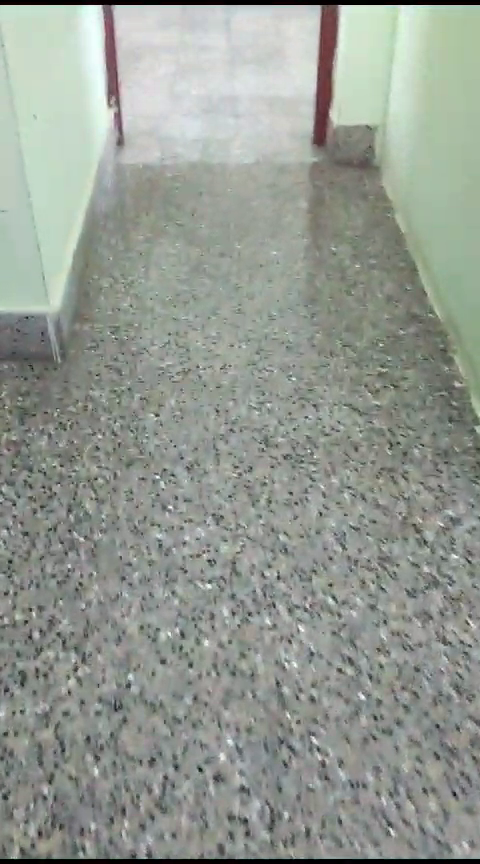
#> input picture frame 34 of test_video.mp4, 480 x 864 px, given in place of test video.mp4, which was not available
$ python 'visual odmetry.py'
#> lines starting #> are read from the running program, lines starting #| are printed output that depends on the picture; pictures that were not available may be replaced by others from this repository, and a replacement may not be noted
import cv2
import numpy as np

# Initialize parameters
MIN_NUM_FEATURES = 2000  # Minimum number of features to track
SCALE_FACTOR = 0.5  # Scale factor for resizing the input frames
FEATURE_PARAMS = dict(maxCorners=1000, qualityLevel=0.3, minDistance=7, blockSize=7)
LK_PARAMS = dict(winSize=(15, 15), maxLevel=2, criteria=(cv2.TERM_CRITERIA_EPS | cv2.TERM_CRITERIA_COUNT, 10, 0.03))

def preprocess_image(image):
    # Resize the image for faster processing
    height, width = image.shape[:2]
    new_height, new_width = int(height * SCALE_FACTOR), int(width * SCALE_FACTOR)
    resized_image = cv2.resize(image, (new_width, new_height))
    return resized_image

def feature_tracking(prev_img, curr_img, prev_points):
    curr_points, status, _ = cv2.calcOpticalFlowPyrLK(prev_img, curr_img, prev_points, None, **LK_PARAMS)
    status = status[:, 0]  # Flatten the status array to 1D

    # Filter points and status based on the valid status
    prev_points = prev_points[status == 1]
    curr_points = curr_points[status == 1]

    # Reinitialize feature points if the number of points becomes too small
    if len(prev_points) < MIN_NUM_FEATURES:
        prev_points = cv2.goodFeaturesToTrack(curr_img, mask=None, **FEATURE_PARAMS)

    return curr_points, prev_points


def main():
    # Initialize video capture
    video_path = "D:/FIVETH SEM/system thinking/test video.mp4"
    cap = cv2.VideoCapture(video_path)

    # Initialize the first frame and feature points
    ret, prev_frame = cap.read()
#> prev_frame is the input picture: shape (864, 480, 3); mean B, G, R 146.2, 154.1, 148.1
    if not ret:
        print("Error: Unable to read the video.")
        return

    prev_frame = preprocess_image(prev_frame)
    prev_gray = cv2.cvtColor(prev_frame, cv2.COLOR_BGR2GRAY)
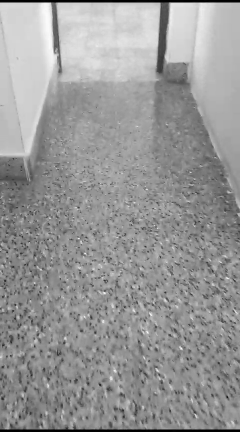
#> prev_gray: shape (432, 240); min 0, max 251, mean 151.4
    prev_points = cv2.goodFeaturesToTrack(prev_gray, mask=None, **FEATURE_PARAMS)
#> prev_points = [[54, 5], [170, 5], [158, 5], [9, 426], [70, 426], [41, 426], [110, 426]]

    # Initialize camera pose
    trajectory = []
    pose = np.eye(4)

    while True:
        ret, curr_frame = cap.read()
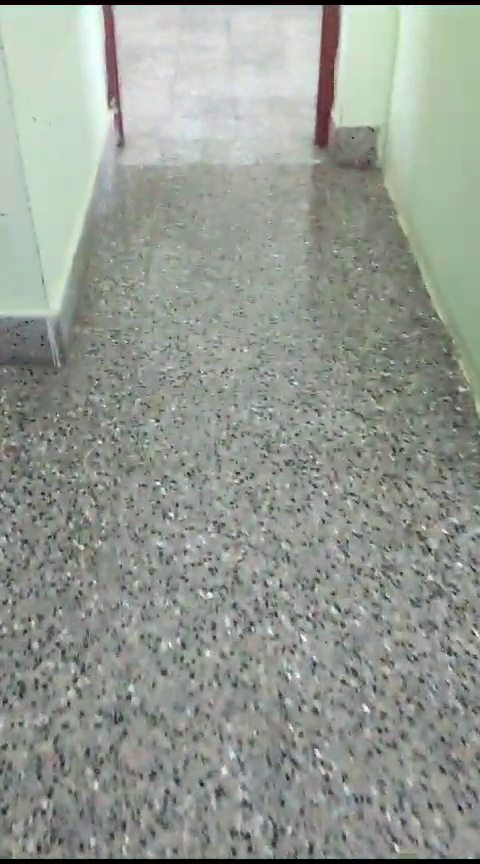
#> input picture frame 35 of test_video.mp4, 480 x 864 px, given in place of test video.mp4, which was not available
#> curr_frame is the input picture: shape (864, 480, 3); mean B, G, R 145.8, 153.9, 148.1
        if not ret:
            break

        # Preprocess current frame
        curr_frame = preprocess_image(curr_frame)
        curr_gray = cv2.cvtColor(curr_frame, cv2.COLOR_BGR2GRAY)
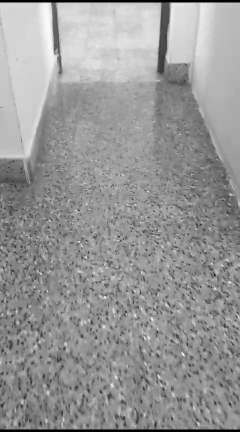
#> curr_gray: shape (432, 240); min 0, max 251, mean 151.3

        # Track feature points using Lucas-Kanade
        curr_points, prev_points = feature_tracking(prev_gray, curr_gray, prev_points)
#> in feature_tracking, `curr_points, status, _ = cv2.calcOpticalFlowPyrLK(prev_img, curr_img, ..`: curr_points = [[54.07, 5], [170.9, 5], [158.7, 5.01], [10.45, 426.1], [74.32, 426.3], [40.73, 426], [113.1, 426.1]]; status = [1, 1, 1, 1, 1, 1, 1]
#> in feature_tracking, `prev_points = cv2.goodFeaturesToTrack(curr_img, mask=None, **FEATURE_P..`: prev_points = [[54, 5], [171, 5], [159, 5], [155, 426], [19, 426], [197, 426], [120, 426], [118, 238], [23, 401], [85, 257]]

        # Estimate essential matrix and recover pose
#> (the run stopped early here; a loop or call above may not have finished)

$ run again, starting later in the video
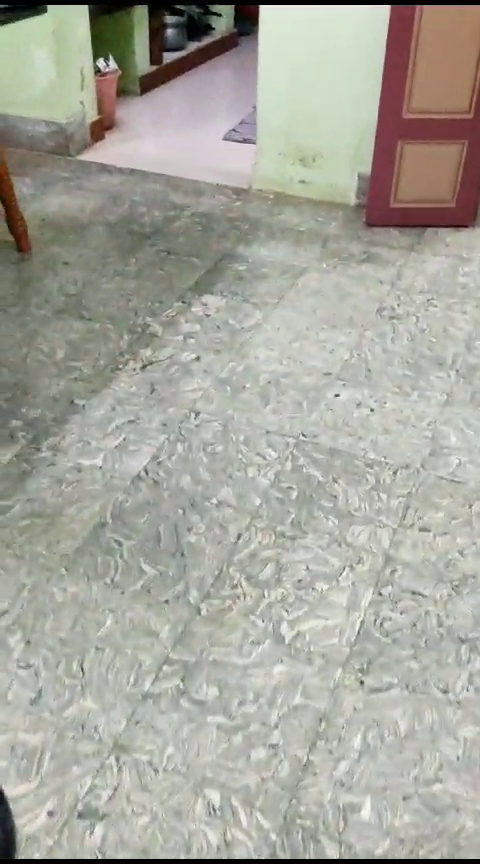
#> input picture frame 154 of test_video.mp4, 480 x 864 px, given in place of test video.mp4, which was not available
#> in main, prev_frame is the input picture: shape (864, 480, 3); mean B, G, R 157.4, 166.8, 167.1
#> in main, `prev_points = cv2.goodFeaturesToTrack(prev_gray, mask=None, **FEATURE_..`: prev_points = [[131, 5], [41, 5], [51, 31], [193, 5], [114, 5], [9, 426], [71, 4], [85, 14], [83, 28], [25, 4], [77, 33]]
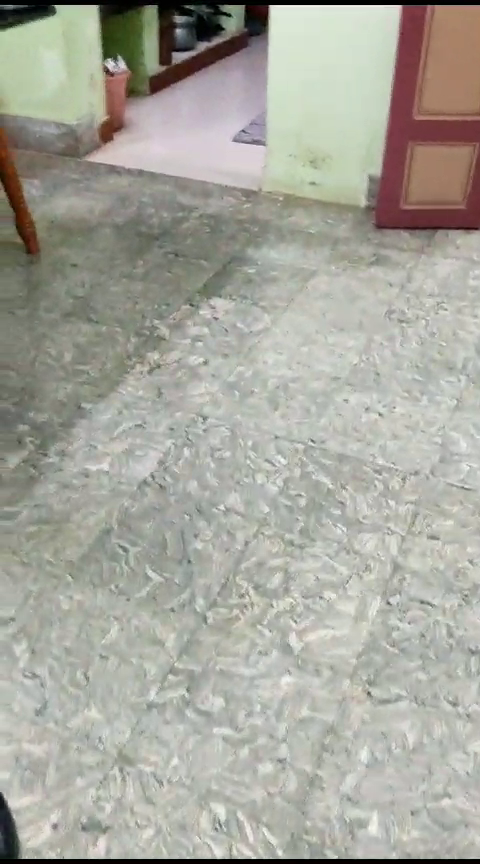
#> input picture frame 155 of test_video.mp4, 480 x 864 px, given in place of test video.mp4, which was not available
#> in main, curr_frame is the input picture: shape (864, 480, 3); mean B, G, R 157, 166.6, 167
#> in main, `curr_gray = cv2.cvtColor(curr_frame, cv2.COLOR_BGR2GRAY)`:
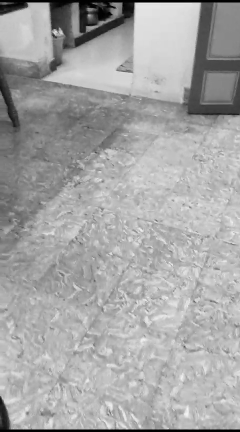
#> curr_gray: shape (432, 240); min 0, max 243, mean 165.7
#> in feature_tracking, `curr_points, status, _ = cv2.calcOpticalFlowPyrLK(prev_img, curr_img, ..`: curr_points = [[136, 5.02], [46.14, 5.02], [55.66, 31.25], [198.6, 5.01], [119.2, 5.06], [10.25, 425.9], [75.83, 3.99], [89.58, 13.98], [87.66, 28.09], [29.53, 4.15], [81.64, 33.15]]; status = [1, 1, 1, 1, 1, 1, 1, 1, 1, 1, 1]
#> in feature_tracking, `prev_points = cv2.goodFeaturesToTrack(curr_img, mask=None, **FEATURE_P..`: prev_points = [[136, 5], [47, 5], [199, 5], [119, 5], [56, 30], [76, 4], [29, 4], [89, 14], [11, 426], [88, 28], [110, 15]]
#> essential_matrix = [[0.000731, -0.000461, -0.0554], [-0.0365, 0.176, 0.682], [0.107, -0.675, 0.179]]
#> rotation = [[0.972, 0.236, 0.0109], [0.226, -0.94, 0.255], [0.0704, -0.245, -0.967]]; translation = [0.997, 0.076, 0.0191]

$ run again, starting later in the video
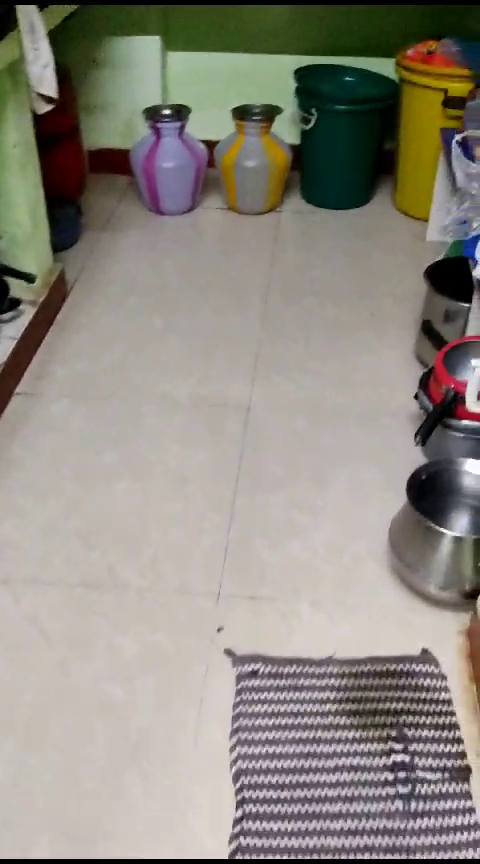
#> input picture frame 274 of test_video.mp4, 480 x 864 px, given in place of test video.mp4, which was not available
#> in main, prev_frame is the input picture: shape (864, 480, 3); mean B, G, R 130, 138.6, 143.4
#> in main, `prev_points = cv2.goodFeaturesToTrack(prev_gray, mask=None, **FEATURE_..`: prev_points = 69 rows, first 8: [26, 46], [10, 5], [233, 150], [231, 377], [204, 376], [235, 203], [210, 394], [227, 365]
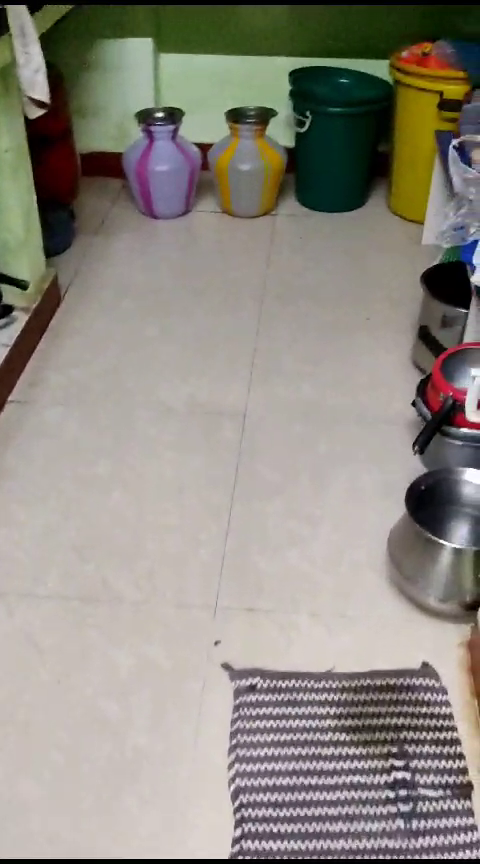
#> input picture frame 275 of test_video.mp4, 480 x 864 px, given in place of test video.mp4, which was not available
#> in main, curr_frame is the input picture: shape (864, 480, 3); mean B, G, R 130.2, 138.9, 143.7
#> in main, `curr_gray = cv2.cvtColor(curr_frame, cv2.COLOR_BGR2GRAY)`:
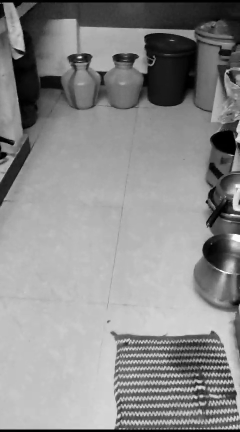
#> curr_gray: shape (432, 240); min 0, max 255, mean 139.5
#> in feature_tracking, `curr_points, status, _ = cv2.calcOpticalFlowPyrLK(prev_img, curr_img, ..`: curr_points = 69 rows, first 8: [21.92, 48.32], [5.07, 4.97], [231.9, 152.9], [231.8, 385.1], [204.5, 384.5], [234.7, 207.3], [210.7, 402.9], [227.7, 372.8]; status = 69 values, max 1 at index 0, min 0 at index 34, mean 0.971
#> in feature_tracking, `prev_points = prev_points[status == 1]`: prev_points = 67 rows, first 8: [26, 46], [10, 5], [233, 150], [231, 377], [204, 376], [235, 203], [210, 394], [227, 365]
#> in feature_tracking, `curr_points = curr_points[status == 1]`: curr_points = 67 rows, first 8: [21.92, 48.32], [5.07, 4.97], [231.9, 152.9], [231.8, 385.1], [204.5, 384.5], [234.7, 207.3], [210.7, 402.9], [227.7, 372.8]
#> in feature_tracking, `prev_points = cv2.goodFeaturesToTrack(curr_img, mask=None, **FEATURE_P..`: prev_points = 78 rows, first 8: [238, 139], [22, 48], [231, 385], [232, 154], [233, 401], [5, 5], [227, 72], [15, 61]
